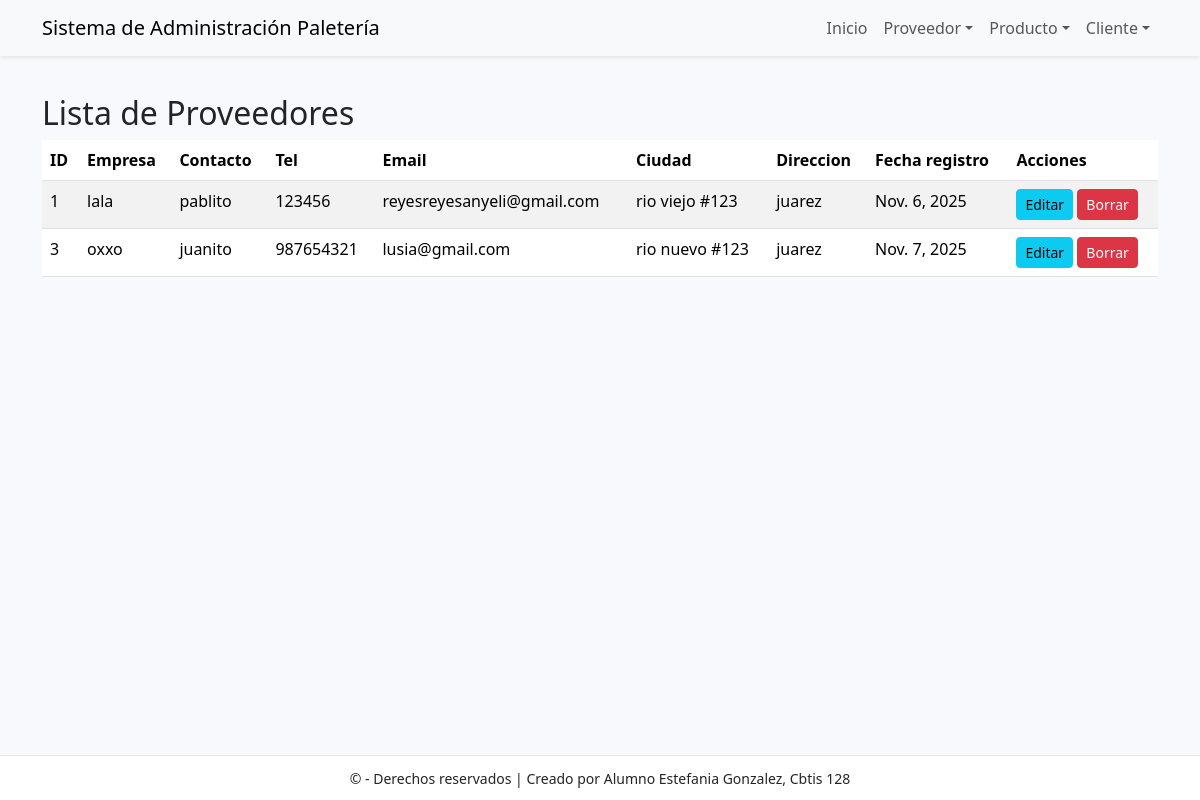
Page /proveedor/ver/ on the committed database.
### app_Paleteria/models.py (models this page shows, shortened)
class Proveedor(models.Model):
    id_proveedor = models.AutoField(primary_key=True)
    nombre_empresa = models.CharField(max_length=100, unique=True)
    contacto = models.CharField(max_length=100, blank=True)   # no hace falta unique en contacto
    telefono = models.CharField(max_length=50, blank=True)
    email = models.EmailField(max_length=100, blank=True)
    direccion = models.CharField(max_length=200, blank=True)
    fecha_registro = models.DateField(auto_now_add=True)      # auto ahora
    ciudad = models.CharField(max_length=100, blank=True)

### app_Paleteria/views.py (the view)
# urls.py: path('proveedor/ver/', views.ver_proveedor, name='ver_proveedor'),
def ver_proveedor(request):
    proveedores = Proveedor.objects.all().order_by('id_proveedor')
    return render(request, 'proveedor/ver_proveedor.html', {'proveedores': proveedores})

### app_Paleteria/templates/proveedor/ver_proveedor.html
{% extends 'base.html' %}
{% block content %}
  <h2>Lista de Proveedores</h2>
  <table class="table table-striped">
    <thead>
      <tr>
        <th>ID</th>
        <th>Empresa</th>
        <th>Contacto</th>
        <th>Tel</th>
        <th>Email</th>
        <th>Ciudad</th>
        <th>Direccion</th>
        <th>Fecha registro</th>
        <th>Acciones</th>
      </tr>
    </thead>
    <tbody>
      {% for p in proveedores %}
      <tr>
        <td>{{ p.id_proveedor }}</td>
        <td>{{ p.nombre_empresa }}</td>
        <td>{{ p.contacto }}</td>
        <td>{{ p.telefono }}</td>
        <td>{{ p.email }}</td>
        <td>{{ p.direccion }}</td>
        <td>{{ p.ciudad }}</td>
        <td>{{ p.fecha_registro }}</td>
        <td>
          <a class="btn btn-sm btn-info" href="{% url 'actualizar_proveedor' p.pk %}">Editar</a>
          <a class="btn btn-sm btn-danger" href="{% url 'borrar_proveedor' p.pk %}">Borrar</a>
        </td>
      </tr>
      {% empty %}
      <tr><td colspan="7">No hay proveedores registrados.</td></tr>
      {% endfor %}
    </tbody>
  </table>
{% endblock %}

### app_Paleteria/templates/base.html (style rules this page uses)
body { padding-top: 70px; padding-bottom: 70px; background:#f7f9fc; }

### rows in the picture
Proveedor: id_proveedor "1", nombre_empresa "lala", contacto "pablito", telefono "123456", email "reyesreyesanyeli@gmail.com", direccion "rio viejo #123", ciudad "juarez", fecha_registro "Nov. 6, 2025"
Proveedor: id_proveedor "3", nombre_empresa "oxxo", contacto "juanito", telefono "987654321", email "lusia@gmail.com", direccion "rio nuevo #123", ciudad "juarez", fecha_registro "Nov. 7, 2025"
